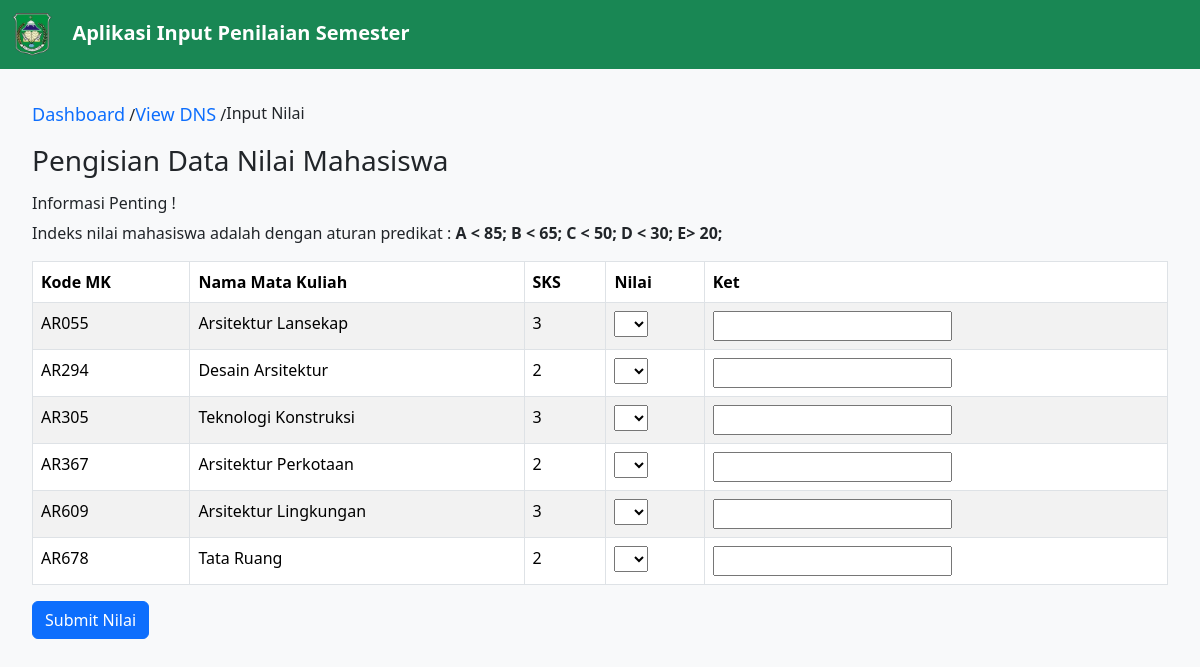
The page /dashboard/input?npm=28059176&jurusan=24002 on the database its author committed.
### tables this page shows
CREATE TABLE `tb_matkul` (
  `kode_mk` varchar(5) NOT NULL,
  `kode_jurusan` int NOT NULL,
  `nama_mk` varchar(50) NOT NULL,
  `sks` int NOT NULL
);

### app/core/View.php (called while the page is built, shortened)
<?php
class View
{
    public static function render(string $path, $model = []): void
    {
        require_once __DIR__ . '/../view/Layout/Header.php';
        require_once __DIR__ . '/../view/' . $path . '.php';
        require_once __DIR__ . '/../view/Layout/Footer.php';
    }
}

### app/controller/DashboardController.php (called while the page is built, shortened)
<?php
class DashboardController
{
    private Mahasiswa $mahasiswa;
    public function __construct()
    {
        $this->mahasiswa = new Mahasiswa;
    }
    public function input()
    {
        $data = $this->mahasiswa->input($_GET);
        $option = ['A', 'B', 'C', 'D', 'E'];
        View::render("Dashboard/input", [
            "title" => "Dashboard | Input Nilai",
            "data" => $data,
            "option" => $option
        ]);
    }
}

### public/index.php (called while the page is built, shortened)
<?php
Route::run();

### app/model/Mahasiswa.php (called while the page is built, shortened)
<?php
class Mahasiswa
{
    private PDO $pdo;
    public function __construct()
    {
        $this->pdo = Database::getConnection();
    }
    public function input($data)
    {
        try {
            $query = "SELECT tb_matkul.kode_mk, tb_matkul.nama_mk, tb_matkul.sks, tb_dns.nilai,
                        CASE
                            WHEN nilai IN ('A', 'B', 'C') THEN 'Lulus'
                            WHEN nilai = 'D' THEN 'Mengulang'
                            WHEN nilai = 'E' THEN 'Tidak Lulus'
                        END AS status
                        FROM tb_matkul LEFT JOIN tb_dns ON tb_matkul.kode_mk = tb_dns.kode_mk
                                            JOIN tb_mhs ON tb_mhs.kode_jurusan = tb_matkul.kode_jurusan
                        WHERE tb_matkul.kode_jurusan = ? AND tb_mhs.npm = ?";
            $statement = $this->pdo->prepare($query);
            $statement->execute([
                $data["jurusan"],
                $data["npm"]
            ]);
            return $statement->fetchAll(PDO::FETCH_ASSOC) ?? null;
        } finally {
            $statement->closeCursor();
        }
    }
}

### config/database.php (called while the page is built)
<?php
return [
    "dsn" => "mysql:host=localhost;dbname=db_dns",
    "dbuser" => "root",
    "dbpass" => ""
];

### app/database/Database.php (called while the page is built, shortened)
<?php
class Database
{
    private static ?PDO $pdo = null;
    public static function getConnection(): PDO
    {
        if (self::$pdo == null) {
            $config = require_once __DIR__ . '/../../config/database.php';
            self::$pdo = new PDO(
                $config["dsn"],
                $config["dbuser"],
                $config["dbpass"]
            );
        }
        return self::$pdo;
    }
}

### app/view/Dashboard/input.php (the view, shortened to what this page needs)
<div class="nilai-container">
	<ol class="breadcrumb">
		<li><a href="<?= BASEURL ?>/dashboard">Dashboard</a> /</li>
		<li class="active"><a href="<?= BASEURL ?>/dashboard/lihat?npm=<?= $_GET["npm"] ?>">View DNS</a> /</li>
		<li class="active">Input Nilai</li>
	</ol>
	<h3>Pengisian Data Nilai Mahasiswa</h3>
	<p>
	<h6>Informasi Penting !</h6>
	Indeks nilai mahasiswa adalah dengan aturan predikat : <b> A < 85; B < 65; C < 50; D < 30; E> 20; </b>
	</p>
	<table id="#" class="table table-striped table-bordered" cellspacing="0" width="90%">
		<thead>
			<tr>
				<th scope="col">Kode MK</th>
				<th scope="col">Nama Mata Kuliah</th>
				<th scope="col">SKS</th>
				<th scope="col">Nilai</th>
				<th scope="col">Ket</th>
			</tr>
		</thead>
		<tbody>
			<?php if (!(is_null($model["data"]))) : ?>
				<form action="<?= BASEURL ?>/dashboard/input/doInput?npm=<?= $_GET["npm"] ?>" method="POST" id="formNilai">
					<?php foreach ($model["data"] as $data) : ?>
						<tr>
							<td><?= $data["kode_mk"] ?></td>
							<td><?= $data["nama_mk"] ?></td>
							<td><?= $data["sks"] ?></td>
							<td>
								<select name="<?= $data["kode_mk"] ?>" <?= $data['nilai'] !== null ? 'disabled' : false ?> required>
									<option></option>
									<?php foreach ($model["option"] as $option) : ?>
										<option <?= ($data['nilai'] ?? null) == $option ? 'selected' : false ?> value="<?= $option ?>"><?= $option ?></option>
									<?php endforeach; ?>
								</select>
							</td>
							<td>
								<input class="text-white <?= $data["status"] == "" ? false : ($data["status"] == "Lulus" ?  "bg-success" : ($data["status"] == "Mengulang" ? "bg-warning" : "bg-danger")) ?>" type="text" value="<?= $data['status'] ?? null ?>" readonly data-id="<?= $data["kode_mk"] ?>">
							</td>
						</tr>
					<?php endforeach; ?>
				</form>
			<?php endif; ?>
		</tbody>
	</table>
	<?php foreach ($model["data"] as $data) : ?>
		<?php if ($data['nilai'] == null) : ?>
			<input type="submit" form="formNilai" class="btn btn-primary" value="Submit Nilai">
		<?php break;
		endif; ?>
	<?php endforeach; ?>
</div>

### app/core/Route.php (shortened to what this page needs)
<?php
class Route
{
    private static array $routes;
    public static function add(
        string $method,
        string $path,
        array $controller,
        array $middleware = []
    ): void {
        self::$routes[] = [
            "method"        => $method,
            "path"          => $path,
            "controller"    => $controller,
            "middleware"    => $middleware
        ];
    }
    public static function run(): mixed
    {
        $path = "/";
        if (isset($_SERVER["PATH_INFO"]))
            $path = $_SERVER["PATH_INFO"];
        $method = $_SERVER["REQUEST_METHOD"];
        foreach (self::$routes as $route) {
            if ($route["path"] == $path && $route["method"] == $method) {
                $function = $route["controller"][1];
                return (new $controller)->$function();
            }
        }
        return http_response_code(404);
    }
}

### public/assets/css/style.css (style rules this page uses)
body { font-family: 'Segoe UI', Tahoma, Geneva, Verdana, sans-serif; background-color: #f8f9fa; }

### app/view/Layout/Header.php (style rules this page uses)
.tabel-container, .nilai-container { margin: 2em; }

### app/view/Dashboard/input.php (style rules this page uses)
.breadcrumb li a { text-decoration: none; font-size: large; }

### rows shown on the page
tb_matkul: kode_mk "AR055", nama_mk "Arsitektur Lansekap", sks "3"
tb_matkul: kode_mk "AR294", nama_mk "Desain Arsitektur", sks "2"
tb_matkul: kode_mk "AR305", nama_mk "Teknologi Konstruksi", sks "3"
tb_matkul: kode_mk "AR367", nama_mk "Arsitektur Perkotaan", sks "2"
tb_matkul: kode_mk "AR609", nama_mk "Arsitektur Lingkungan", sks "3"
tb_matkul: kode_mk "AR678", nama_mk "Tata Ruang", sks "2"
